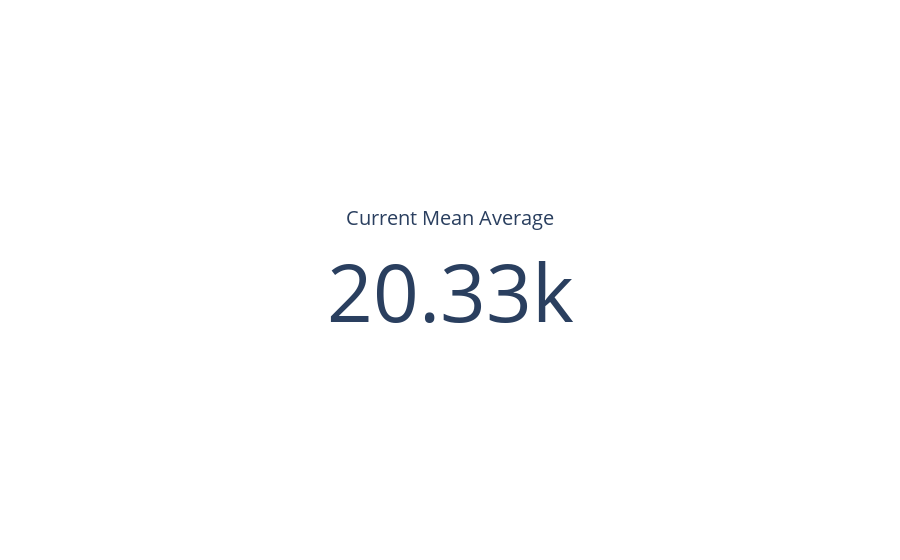

The code cell stored with this chart in its notebook:
### Code cell
import plotly.graph_objects as go

fig = go.Figure(go.Indicator(
    domain = {'x': [0, 1], 'y': [0, 1]},
    value = df.meanavge.iloc[-1],
    mode = "number",
    title = {'text': "Current Mean Average"},
    gauge = {'axis': {'range': [None, df.price[df['price']==df.price.max()].tolist()[0]]},
    'bar': {'color': "orange"}}))

    

fig.show()
fig.write_html("../static/meanaverage.html")

### Figure 1 — Plotly figure (JSON) as saved in the notebook; plotly's stock layout.template omitted (floating-point values rounded to 4 significant figures)
{"data": [{"domain": {"x": [0, 1], "y": [0, 1]}, "gauge": {"axis": {"range": [null, 67530.0]}, "bar": {"color": "orange"}}, "mode": "number", "title": {"text": "Current Mean Average"}, "type": "indicator", "value": 20330.0}], "layout": {}}
